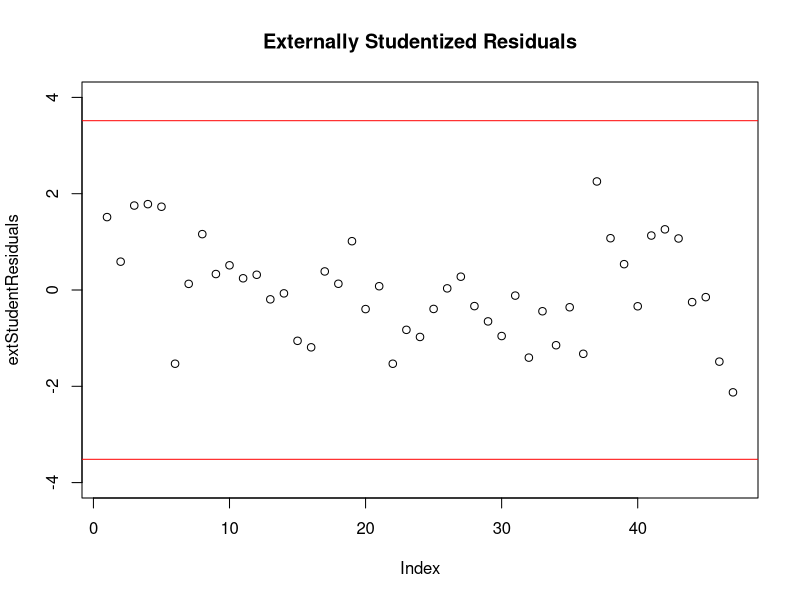
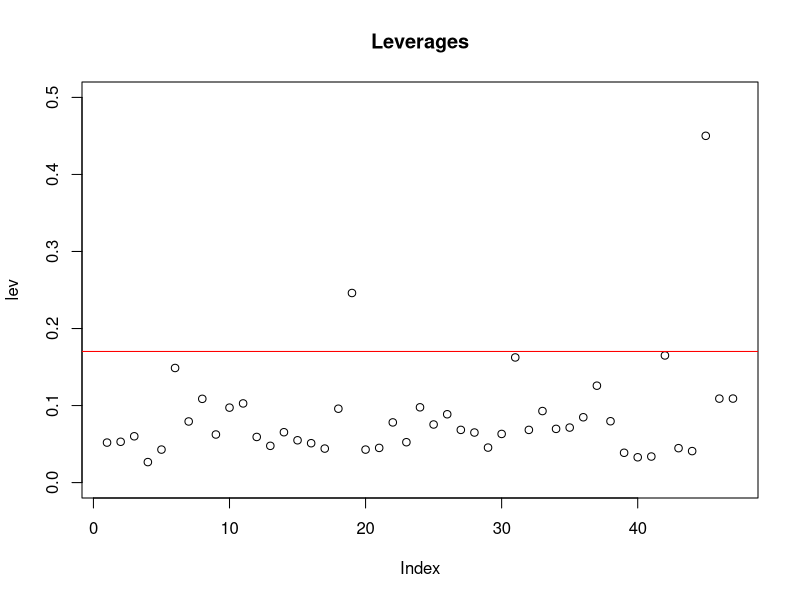

Source code (R) for these figures, in order:
## ---- chunk 1
library(ggplot2)

attach(swiss)
#?swiss

swissModel <-lm(Fertility ~ Education + Catholic + Infant.Mortality)


## ---- chunk 2

##residuals
#regResiduals <- swissModel$residuals # regular residuals

##studentized residuals
#studentResiduals <- rstandard(swissModel) # rstandard give studentized residuals == ri

##externally studentized residuals
extStudentResiduals <- rstudent(swissModel) # externally studentized 
## ---- chunk 3
n<-nrow(swiss)
p<-4
##critical value using Bonferroni procedure
criticalValue <- qt(1-(0.05/(2*n)), n-p-1)
criticalValue

## ---- chunk 4
sort(extStudentResiduals)
plot.new()
plot(extStudentResiduals,main="Externally Studentized Residuals", ylim=c(-4,4))
abline(h=criticalValue, col="red")
abline(h=-criticalValue, col="red")

extStudentResiduals[abs(extStudentResiduals)>criticalValue]

## ---- chunk 5
lev<-lm.influence(swissModel)$hat
## ---- chunk 6

comparisonValue <- 2*p/n
comparisonValue

sort(lev)
## ---- chunk 7

plot(lev, main="Leverages", ylim=c(0,0.5))
abline(h=2*p/n, col="red")
